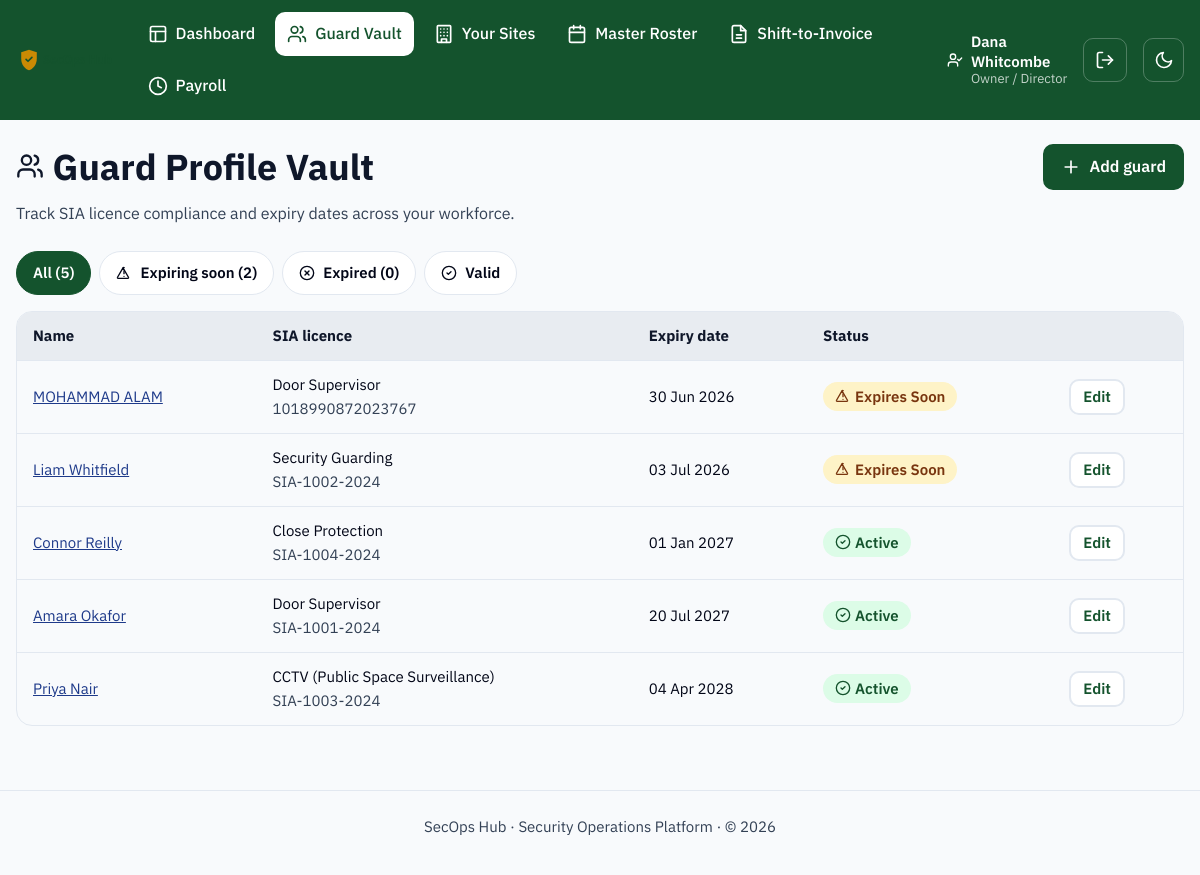
The app's page /guards/ (signed in) with its own data.
### models.py (models this page shows, shortened)
class User(UserMixin, db.Model):
    __tablename__ = "users"
    id = db.Column(db.Integer, primary_key=True)
    name = db.Column(db.String(120), nullable=False)
    email = db.Column(db.String(120), unique=True, nullable=False)
    password_hash = db.Column(db.String(255), nullable=False)
    role = db.Column(db.String(30), nullable=False)
    language = db.Column(db.String(10), default="en", nullable=False)
    is_active_account = db.Column(db.Boolean, default=True, nullable=False)
    mfa_secret = db.Column(db.String(32))
    mfa_enabled = db.Column(db.Boolean, default=False, nullable=False)
    guard_id = db.Column(db.Integer, db.ForeignKey("guards.id"), nullable=True)
    created_at = db.Column(db.DateTime, default=datetime.utcnow)
    last_login_at = db.Column(db.DateTime)
    guard = db.relationship("Guard")
    @property
    def role_label(self):
        return ROLE_LABELS.get(self.role, self.role)
    @property
    def is_frontline(self):
        return self.role in FRONTLINE_ROLES

class Guard(db.Model):
    __tablename__ = "guards"
    id = db.Column(db.Integer, primary_key=True)
    employee_number = db.Column(db.String(40), unique=True)
    first_name = db.Column(db.String(80), nullable=False)
    last_name = db.Column(db.String(80), nullable=False)
    email = db.Column(db.String(120))
    phone = db.Column(db.String(30))
    sia_license_number = db.Column(db.String(40), nullable=False, unique=True)
    sia_license_type = db.Column(db.String(60), nullable=False)
    sia_expiry_date = db.Column(db.Date, nullable=False)
    dbs_expiry_date = db.Column(db.Date)
    is_active = db.Column(db.Boolean, default=True, nullable=False)
    pay_rate = db.Column(db.Numeric(8, 2), default=12.00, nullable=False)
    created_at = db.Column(db.DateTime, default=datetime.utcnow)
    bank_account_number = db.Column(db.String(20))
    bank_sort_code = db.Column(db.String(10))
    next_of_kin_name = db.Column(db.String(120))
    next_of_kin_relationship = db.Column(db.String(80))
    next_of_kin_contact = db.Column(db.String(30))
    profile_picture_filename = db.Column(db.String(255))
    sia_card_scan_filename = db.Column(db.String(255))
    shifts = db.relationship("Shift", back_populates="guard")
    @property
    def full_name(self):
        return f"{self.first_name} {self.last_name}"
    @property
    def sia_days_remaining(self):
        return (self.sia_expiry_date - date.today()).days
    @property
    def sia_status(self):
        days = self.sia_days_remaining
        if days < 0:
            return "expired"
        if days <= SIA_EXPIRY_WARNING_DAYS:
            return "warning"
        return "valid"

### blueprints/guards.py (the view)
@guards_bp.route("/")
def list_guards():
    status_filter = request.args.get("status", "all")
    guards = Guard.query.order_by(Guard.sia_expiry_date.asc()).all()
    if status_filter in ("valid", "warning", "expired"):
        guards = [g for g in guards if g.sia_status == status_filter]
    summary = {
        "total": Guard.query.count(),
        "expiring": sum(1 for g in Guard.query.all() if g.sia_status == "warning"),
        "expired": sum(1 for g in Guard.query.all() if g.sia_status == "expired"),
    }
    return render_template(
        "guards/list.html",
        guards=guards,
        status_filter=status_filter,
        summary=summary,
    )

### blueprints/guards.py (called while the page is built)
@guards_bp.before_request
@login_required
def _restrict_to_hr_roles():
    if current_user.role not in HR_ROLES:
        abort(403)

### i18n.py (called while the page is built, shortened)
def _load(lang):
    if lang in _cache:
        return _cache[lang]

def translate(key, lang=DEFAULT_LANGUAGE):
    strings = _load(lang)
    if key in strings:
        return strings[key]
    if lang != DEFAULT_LANGUAGE:
        return _load(DEFAULT_LANGUAGE).get(key, key)
    return key

### templates/guards/list.html (shortened to what this page needs)
{% extends "base.html" %}
{% from "_icons.html" import icon_users, icon_plus, icon_check_circle, icon_alert_triangle, icon_x_circle %}
{% block content %}
  <div class="page-header">
    <div>
      <h1>{{ icon_users("icon icon--lg") }} Guard Profile Vault</h1>
      <p class="page-header__meta">Track SIA licence compliance and expiry dates across your workforce.</p>
    </div>
    <a class="btn btn-primary" href="{{ url_for('guards.new_guard') }}">{{ icon_plus() }} Add guard</a>
  </div>
  <div class="filter-bar" role="group" aria-label="Filter guards by SIA status">
    <a class="filter-chip" {% if status_filter == 'all' %}aria-current="true"{% endif %} href="{{ url_for('guards.list_guards', status='all') }}">
      All ({{ summary.total }})
    </a>
    <a class="filter-chip" {% if status_filter == 'warning' %}aria-current="true"{% endif %} href="{{ url_for('guards.list_guards', status='warning') }}">
      {{ icon_alert_triangle("icon icon--sm") }} Expiring soon ({{ summary.expiring }})
    </a>
    <a class="filter-chip" {% if status_filter == 'expired' %}aria-current="true"{% endif %} href="{{ url_for('guards.list_guards', status='expired') }}">
      {{ icon_x_circle("icon icon--sm") }} Expired ({{ summary.expired }})
    </a>
    <a class="filter-chip" {% if status_filter == 'valid' %}aria-current="true"{% endif %} href="{{ url_for('guards.list_guards', status='valid') }}">
      {{ icon_check_circle("icon icon--sm") }} Valid
    </a>
  </div>
  {% if guards %}
    <div class="table-wrapper">
      <table>
        <thead>
          <tr>
            <th scope="col">Name</th>
            <th scope="col">SIA licence</th>
            <th scope="col">Expiry date</th>
            <th scope="col">Status</th>
            <th scope="col"><span class="visually-hidden">Actions</span></th>
          </tr>
        </thead>
        <tbody>
          {% for guard in guards %}
            <tr>
              <td><a href="{{ url_for('guards.detail', guard_id=guard.id) }}">{{ guard.full_name }}</a></td>
              <td>{{ guard.sia_license_type }}<br><span class="page-header__meta">{{ guard.sia_license_number }}</span></td>
              <td>{{ guard.sia_expiry_date.strftime('%d %b %Y') }}</td>
              <td>
                {% if guard.sia_status == 'valid' %}
                  <span class="badge badge--success">{{ icon_check_circle("icon icon--sm") }} Active</span>
                {% elif guard.sia_status == 'warning' %}
                  <span class="badge badge--warning">{{ icon_alert_triangle("icon icon--sm") }} Expires Soon</span>
                {% else %}
                  <span class="badge badge--danger">{{ icon_x_circle("icon icon--sm") }} Expired</span>
                {% endif %}
              </td>
              <td><a class="btn btn-secondary btn-sm" href="{{ url_for('guards.edit_guard', guard_id=guard.id) }}">Edit</a></td>
            </tr>
          {% endfor %}
        </tbody>
      </table>
    </div>
  {% else %}
    <div class="card empty-state">
      {{ icon_users() }}
      <p>No guards match this filter yet.</p>
      <a class="btn btn-primary" href="{{ url_for('guards.new_guard') }}">{{ icon_plus() }} Add your first guard</a>
    </div>
  {% endif %}
{% endblock %}

### templates/base.html (shortened to what this page needs)
<!doctype html>
<html lang="en">
<head>
  <link rel="stylesheet" href="{{ url_for('static', filename='css/styles.css') }}">
</head>
<body class="{% block body_class %}{% endblock %}">
  {% from "_icons.html" import icon_shield, icon_layout, icon_users, icon_building, icon_invoice, icon_sun, icon_moon, icon_log_out, icon_user_check, icon_clock, icon_calendar %}
  <header class="app-header">
    <div class="app-header__inner">
      <a class="app-header__brand" href="{{ url_for('dashboard') }}">
        <img class="app-header__logo" src="{{ url_for('static', filename='img/logo.svg') }}" alt="SecOps Hub" height="28">
      </a>
      {% if current_user.is_authenticated %}
        <nav class="app-nav" aria-label="Primary">
          {% if not current_user.is_frontline %}
            <a href="{{ url_for('dashboard') }}" {% if request.endpoint == 'dashboard' %}aria-current="page"{% endif %}>
              {{ icon_layout() }} {{ t('nav.dashboard') }}
            </a>
          {% endif %}
          {% if current_user.role in ('owner', 'ops_manager', 'hr_compliance') %}
            <a href="{{ url_for('guards.list_guards') }}" {% if request.endpoint and request.endpoint.startswith('guards.') %}aria-current="page"{% endif %}>
              {{ icon_users() }} {{ t('nav.guards') }}
            </a>
          {% endif %}
          {% if current_user.role in ('owner', 'ops_manager', 'supervisor') %}
            <a href="{{ url_for('sites.list_sites') }}" {% if request.endpoint and request.endpoint.startswith('sites.') %}aria-current="page"{% endif %}>
              {{ icon_building() }} {{ t('nav.sites') }}
            </a>
            <a href="{{ url_for('roster.master') }}" {% if request.endpoint and request.endpoint.startswith('roster.') %}aria-current="page"{% endif %}>
              {{ icon_calendar() }} {{ t('nav.roster') }}
            </a>
          {% endif %}
          {% if current_user.role in ('owner', 'ops_manager') %}
            <a href="{{ url_for('invoices.list_invoices') }}" {% if request.endpoint and request.endpoint.startswith('invoices.') %}aria-current="page"{% endif %}>
              {{ icon_invoice() }} {{ t('nav.invoices') }}
            </a>
          {% endif %}
          {% if current_user.role in ('owner', 'hr_compliance') %}
            <a href="{{ url_for('payroll.overview') }}" {% if request.endpoint and request.endpoint.startswith('payroll.') %}aria-current="page"{% endif %}>
              {{ icon_clock() }} {{ t('nav.payroll') }}
            </a>
          {% endif %}
        </nav>
        <div class="app-header__session">
          <span class="app-header__user">
            {{ icon_user_check("icon icon--sm") }}
            <span>
              <strong>{{ current_user.name }}</strong>
              <small>{{ current_user.role_label }}</small>
            </span>
          </span>
          <form method="post" action="{{ url_for('auth.logout') }}">
            <button type="submit" class="theme-toggle" aria-label="{{ t('nav.logout') }}" title="{{ t('nav.logout') }}">
              {{ icon_log_out() }}
            </button>
          </form>
        </div>
      {% endif %}
      <button type="button" id="theme-toggle" class="theme-toggle" aria-pressed="false" aria-label="Switch to dark mode">
        {{ icon_moon("icon icon-moon") }}
      </button>
    </div>
  </header>
  <main id="main-content" class="app-main">
    {% with messages = get_flashed_messages(with_categories=true) %}
      {% if messages %}
          {% for category, message in messages %}
              {% if category == 'error' %}
                {% from "_icons.html" import icon_x_circle %}
              {% else %}
                {% from "_icons.html" import icon_check_circle %}
              {% endif %}
          {% endfor %}
      {% endif %}
    {% endwith %}
    {% block content %}{% endblock %}
  </main>
  <footer class="app-footer">
    <p>SecOps Hub &middot; Security Operations Platform &middot; &copy; {{ current_year }}</p>
  </footer>
</body>
</html>

### templates/_icons.html (shortened to what this page needs)
{% macro icon_check_circle(class="icon") %}
<svg class="{{ class }}" viewBox="0 0 24 24" fill="none" stroke="currentColor" stroke-width="2" stroke-linecap="round" stroke-linejoin="round" aria-hidden="true" focusable="false">
  <circle cx="12" cy="12" r="10"/>
  <path d="m9 12 2 2 4-4"/>
</svg>
{% endmacro %}
{% macro icon_alert_triangle(class="icon") %}
<svg class="{{ class }}" viewBox="0 0 24 24" fill="none" stroke="currentColor" stroke-width="2" stroke-linecap="round" stroke-linejoin="round" aria-hidden="true" focusable="false">
  <path d="m10.3 3.86 8.4 14.55A1 1 0 0 1 17.86 20H3.14a1 1 0 0 1-.84-1.59L10.7 3.86a1 1 0 0 1 1.6 0Z"/>
  <path d="M12 9v4"/>
  <path d="M12 17h.01"/>
</svg>
{% endmacro %}
{% macro icon_x_circle(class="icon") %}
<svg class="{{ class }}" viewBox="0 0 24 24" fill="none" stroke="currentColor" stroke-width="2" stroke-linecap="round" stroke-linejoin="round" aria-hidden="true" focusable="false">
  <circle cx="12" cy="12" r="10"/>
  <path d="m15 9-6 6"/>
  <path d="m9 9 6 6"/>
</svg>
{% endmacro %}
{% macro icon_building(class="icon") %}
<svg class="{{ class }}" viewBox="0 0 24 24" fill="none" stroke="currentColor" stroke-width="2" stroke-linecap="round" stroke-linejoin="round" aria-hidden="true" focusable="false">
  <rect x="4" y="2" width="16" height="20" rx="1"/>
  <path d="M9 22v-4h6v4"/>
  <path d="M8 6h.01M12 6h.01M16 6h.01M8 10h.01M12 10h.01M16 10h.01M8 14h.01M12 14h.01M16 14h.01"/>
</svg>
{% endmacro %}
{% macro icon_users(class="icon") %}
<svg class="{{ class }}" viewBox="0 0 24 24" fill="none" stroke="currentColor" stroke-width="2" stroke-linecap="round" stroke-linejoin="round" aria-hidden="true" focusable="false">
  <path d="M16 21v-2a4 4 0 0 0-4-4H6a4 4 0 0 0-4 4v2"/>
  <circle cx="9" cy="7" r="4"/>
  <path d="M22 21v-2a4 4 0 0 0-3-3.87"/>
  <path d="M16 3.13a4 4 0 0 1 0 7.75"/>
</svg>
{% endmacro %}
{% macro icon_invoice(class="icon") %}
<svg class="{{ class }}" viewBox="0 0 24 24" fill="none" stroke="currentColor" stroke-width="2" stroke-linecap="round" stroke-linejoin="round" aria-hidden="true" focusable="false">
  <path d="M14 2H6a2 2 0 0 0-2 2v16a2 2 0 0 0 2 2h12a2 2 0 0 0 2-2V8Z"/>
  <path d="M14 2v6h6"/>
  <path d="M9 13h6M9 17h6"/>
</svg>
{% endmacro %}
{% macro icon_plus(class="icon") %}
<svg class="{{ class }}" viewBox="0 0 24 24" fill="none" stroke="currentColor" stroke-width="2" stroke-linecap="round" stroke-linejoin="round" aria-hidden="true" focusable="false">
  <path d="M12 5v14M5 12h14"/>
</svg>
{% endmacro %}
{% macro icon_calendar(class="icon") %}
<svg class="{{ class }}" viewBox="0 0 24 24" fill="none" stroke="currentColor" stroke-width="2" stroke-linecap="round" stroke-linejoin="round" aria-hidden="true" focusable="false">
  <rect x="3" y="4" width="18" height="18" rx="2"/>
  <path d="M16 2v4M8 2v4M3 10h18"/>
</svg>
{% endmacro %}
{% macro icon_layout(class="icon") %}
<svg class="{{ class }}" viewBox="0 0 24 24" fill="none" stroke="currentColor" stroke-width="2" stroke-linecap="round" stroke-linejoin="round" aria-hidden="true" focusable="false">
  <rect x="3" y="3" width="18" height="18" rx="2"/>
  <path d="M3 9h18M9 21V9"/>
</svg>
{% endmacro %}
{% macro icon_moon(class="icon") %}
<svg class="{{ class }}" viewBox="0 0 24 24" fill="none" stroke="currentColor" stroke-width="2" stroke-linecap="round" stroke-linejoin="round" aria-hidden="true" focusable="false">
  <path d="M21 12.79A9 9 0 1 1 11.21 3 7 7 0 0 0 21 12.79Z"/>
</svg>
{% endmacro %}
{% macro icon_log_out(class="icon") %}
<svg class="{{ class }}" viewBox="0 0 24 24" fill="none" stroke="currentColor" stroke-width="2" stroke-linecap="round" stroke-linejoin="round" aria-hidden="true" focusable="false">
  <path d="M9 21H5a2 2 0 0 1-2-2V5a2 2 0 0 1 2-2h4"/>
  <path d="M16 17l5-5-5-5"/>
  <path d="M21 12H9"/>
</svg>
{% endmacro %}
{% macro icon_clock(class="icon") %}
<svg class="{{ class }}" viewBox="0 0 24 24" fill="none" stroke="currentColor" stroke-width="2" stroke-linecap="round" stroke-linejoin="round" aria-hidden="true" focusable="false">
  <circle cx="12" cy="12" r="10"/>
  <path d="M12 6v6l4 2"/>
</svg>
{% endmacro %}
{% macro icon_user_check(class="icon") %}
<svg class="{{ class }}" viewBox="0 0 24 24" fill="none" stroke="currentColor" stroke-width="2" stroke-linecap="round" stroke-linejoin="round" aria-hidden="true" focusable="false">
  <path d="M16 21v-2a4 4 0 0 0-4-4H6a4 4 0 0 0-4 4v2"/>
  <circle cx="9" cy="7" r="4"/>
  <path d="m16 11 2 2 4-4"/>
</svg>
{% endmacro %}

### records on screen
User: name "Dana Whitcombe", role_label "Owner / Director"
Guard: full_name "MOHAMMAD ALAM", sia_license_type "Door Supervisor", sia_license_number "1018990872023767", sia_expiry_date "30 Jun 2026"
Guard: full_name "Liam Whitfield", sia_license_type "Security Guarding", sia_license_number "SIA-1002-2024", sia_expiry_date "03 Jul 2026"
Guard: full_name "Connor Reilly", sia_license_type "Close Protection", sia_license_number "SIA-1004-2024", sia_expiry_date "01 Jan 2027"
Guard: full_name "Amara Okafor", sia_license_type "Door Supervisor", sia_license_number "SIA-1001-2024", sia_expiry_date "20 Jul 2027"
Guard: full_name "Priya Nair", sia_license_type "CCTV (Public Space Surveillance)", sia_license_number "SIA-1003-2024", sia_expiry_date "04 Apr 2028"

### other values on screen
{{ t('nav.dashboard') }} "Dashboard"
{{ t('nav.guards') }} "Guard Vault"
{{ t('nav.sites') }} "Your Sites"
{{ t('nav.roster') }} "Master Roster"
{{ t('nav.invoices') }} "Shift-to-Invoice"
{{ t('nav.payroll') }} "Payroll"
{{ summary.total }} "5"
{{ summary.expiring }} "2"
{{ summary.expired }} "0"
